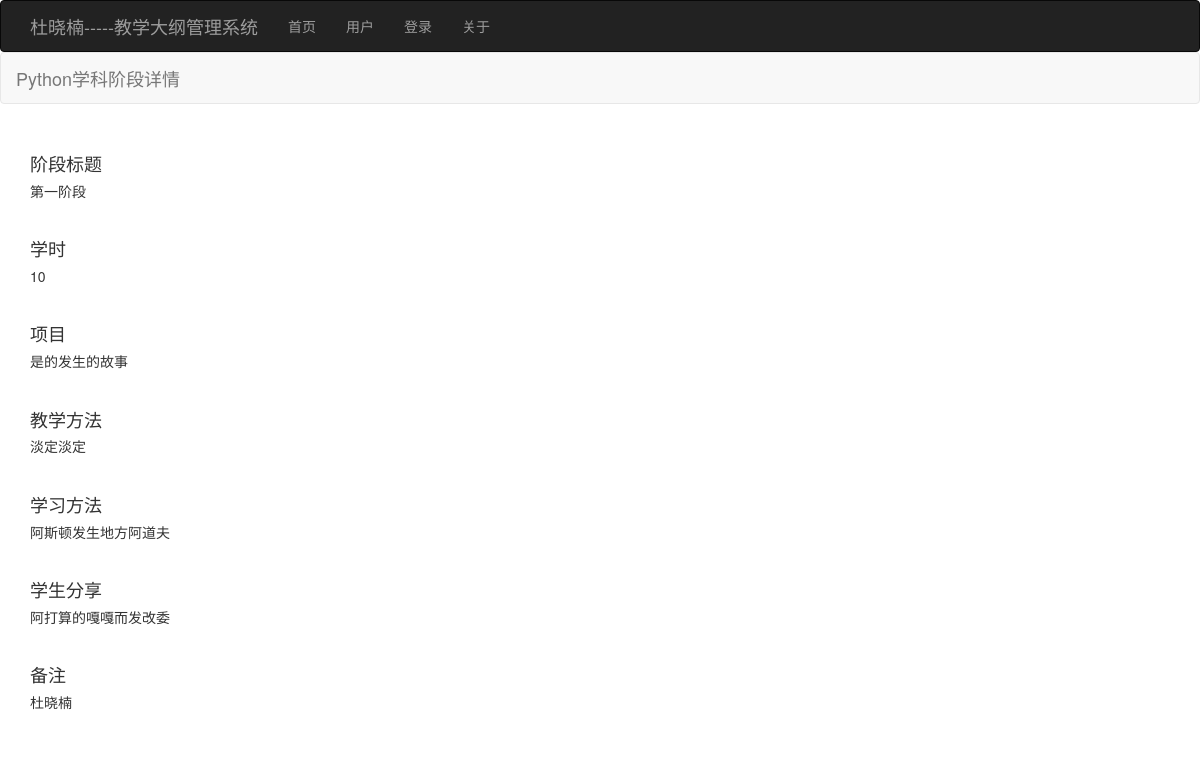
The app's page /stage/detail/?stage_id=5&subject_id=1 with its own data.
### subject/models.py (models this page shows)
class SubjectModel(models.Model):
    name = models.CharField(max_length=20,null=False)
    number = models.IntegerField(null=True)
    days = models.IntegerField(null=False)
    amount = models.CharField(max_length=100 ,null=False)
    assurance = models.CharField(max_length=100,null=False)
    remark = models.CharField(max_length=100,null=False)
    stauts = models.CharField(max_length=100 ,null=True)
    creater = models.CharField(max_length=100 ,null=True)
    create_time = models.DateTimeField(default=datetime.datetime.now())
    updater = models.CharField(max_length=100 ,null=True)
    update_time = models.DateTimeField(default=datetime.datetime.now())
    class Meta:
        db_table = 'subject'

### stage/models.py (models this page shows)
class StageModel(models.Model):
    subjects=SubjectModel.objects.all()
    subject_name_id=[(subject.id,subject.name) for subject in subjects]
    subject_id=models.IntegerField(default=0,verbose_name='学科id',choices=subject_name_id)
    title=models.CharField(max_length=80,verbose_name='阶段标题',null=False)
    number=models.IntegerField(default=0,verbose_name='排序')
    days=models.IntegerField(default=0,verbose_name='学时')
    project=models.CharField(max_length=255,verbose_name='项目')
    teaching=models.CharField(max_length=255,verbose_name='教学方法')
    learning = models.CharField(max_length=255,verbose_name='学习方法')
    sharing = models.CharField(max_length=255,verbose_name='学生分享')
    remark = models.CharField(max_length=255,verbose_name='备注')
    status=models.CharField(max_length=255,verbose_name='状态')
    ceater=models.CharField(max_length=255,verbose_name='创建者')
    updater=models.CharField(max_length=255,verbose_name='更新者')
    update_time=models.DateTimeField(default=datetime.datetime.now(),verbose_name='更新时间')
    class Meta:
        db_table = 'stage'

### stage/views.py (the view)
# urls.py: path('detail/',DetailView.as_view(),name='detail'),
class DetailView(View):
    def get(self,request):
        stage_id=request.GET['stage_id']
        subject_id=request.GET['subject_id']
        stage=StageModel.objects.get(id=stage_id)
        subject=SubjectModel.objects.get(id=subject_id)
        return render_to_response('stage/stage_detail.html',{'stage':stage,'subject':subject})

### templates/stage/stage_detail.html (shortened to what this page needs)
{% extends 'base.html' %}
{% block main %}
    <nav class="navbar navbar-default" role="navigation" id="title">
        <div class="container-fluid">
            <div class="navbar-header">
                <div class="navbar-brand">{{subject.name}}学科阶段详情</div>
            </div>
        </div>
    </nav>
    <div class="container">
        <h4>阶段标题</h4>
        <h5>{{stage.title}}</h5>
        <br>
        <h4>学时</h4>
        <h5>{{stage.days}}</h5>
        <br>
        <h4>项目</h4>
        <h5>{{stage.project}}</h5>
        <br>
        <h4>教学方法</h4>
        <h5>{{stage.teaching}}</h5>
        <br>
        <h4>学习方法</h4>
        <h5>{{stage.learning}}</h5>
        <br>
        <h4>学生分享</h4>
        <h5>{{stage.sharing}}</h5>
        <br>
        <h4>备注</h4>
        <h5>{{stage.remark}}</h5>
        <br>
    </div>
{% endblock %}

### templates/stage/stage_detail.html (style rules this page uses)
#title { position: relative; top:-20px; }

### records on screen
SubjectModel: name "Python"
StageModel: title "第一阶段", days "10", project "是的发生的故事", teaching "淡定淡定", learning "阿斯顿发生地方阿道夫", sharing "阿打算的嘎嘎而发改委", remark "杜晓楠"
